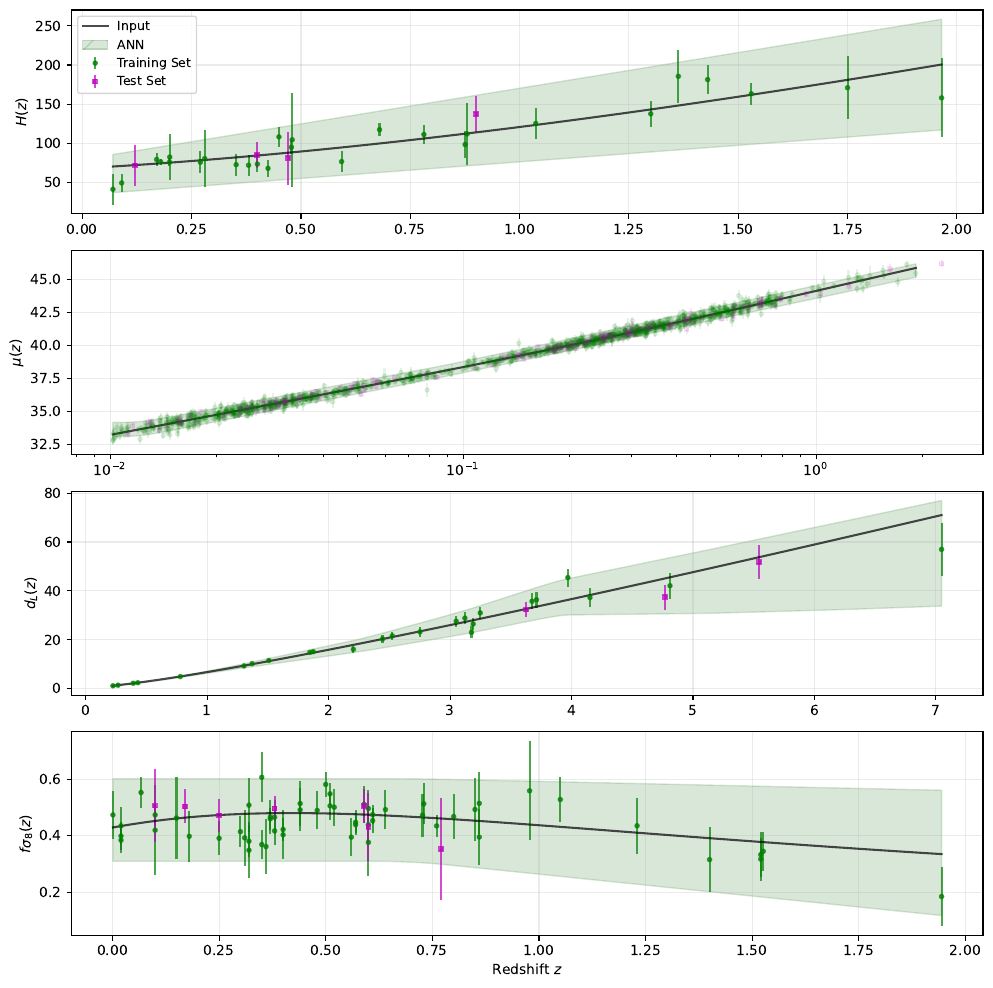

The Python source for this figure:
import numpy as np
from matplotlib import pyplot as plt
from cosmo_learn.cosmo_learn import *
import time  # Import the time module


if __name__ == '__main__':
    start_time = time.time()  # start the timer

    # s8=0.834+/-0.016 (Planck); s8=0.745+/-0.039 (KiDS-450); see https://arxiv.org/abs/2008.11285
    # H0, Om0, w0, s8 = 70, 0.3, -1, 0.8

    # desi1 Flat wCDM https://arxiv.org/pdf/2404.03002 + planck s8
    H0, Om0, w0, s8 = 67.74, 0.3095, -0.997, 0.834

    my_cosmo_learn=CosmoLearn([H0, Om0, w0, s8], seed=14000605)
    mock_keys=['CosmicChronometers', 'SuperNovae', \
               'BrightSirens', 'RedshiftSpaceDistorsions']

    my_cosmo_learn.make_mock(mock_keys=mock_keys)
    my_cosmo_learn.init_ann()
    my_cosmo_learn.train_ann(verbose=0)

    my_cosmo_learn.show_ann_loss()
    plt.savefig('figs/ann_loss.pdf', dpi=300, bbox_inches='tight')
    plt.show()

    # plots results
    fig, ax=my_cosmo_learn.show_mocks(show_input=True)
    my_cosmo_learn.show_trained_ml(ax=ax, method='ANN', color='darkgreen', alpha=0.15, hatch='x', label='ANN')

    [ax[i].grid(True, alpha=0.25) for i in range(len(my_cosmo_learn.mock_data.keys()))]
    ax[0].legend(loc='upper left', prop={'size': 9})
    fig.tight_layout(); fig.subplots_adjust(hspace=0.18)
    fig.savefig('figs/ann.pdf', dpi=300, bbox_inches='tight')
    plt.show()

    end_time = time.time()  # dnd the timer
    print(f"Execution time: {end_time - start_time:.2f} seconds")  # print the elapsed time